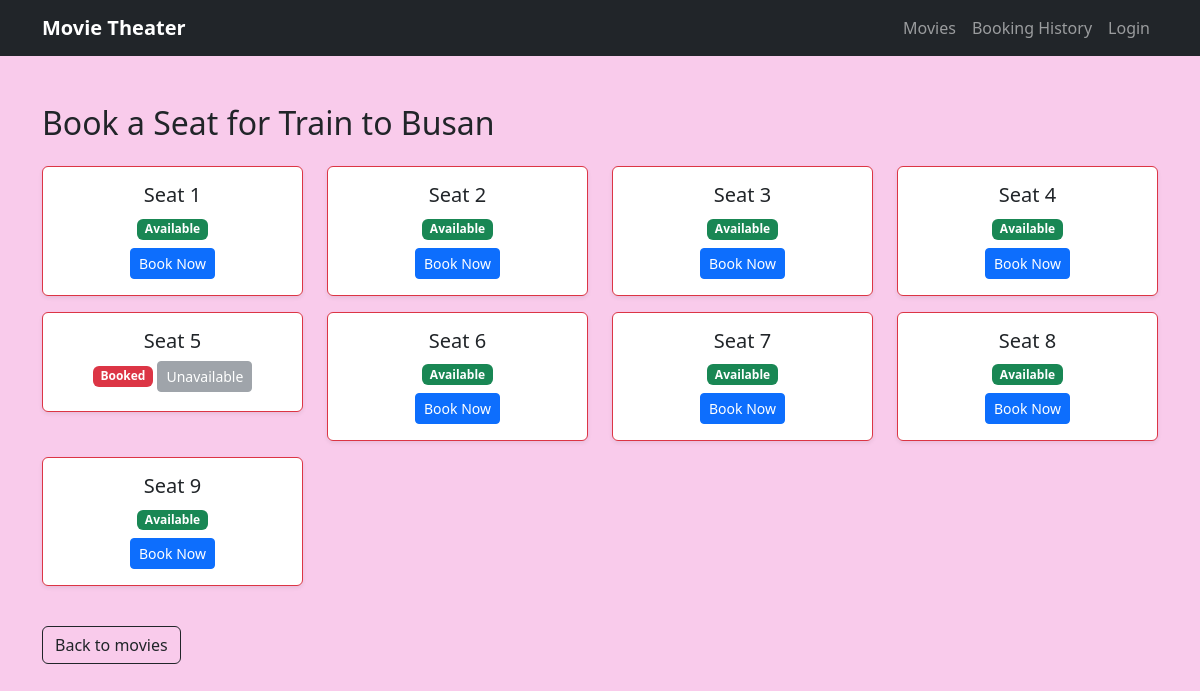
/book/2/, run on the app's committed database.
### bookings/models.py (models this page shows)
class Movie(models.Model):
    title = models.CharField(max_length=MAX_CHAR_LENGTH)
    description = models.TextField(max_length=MAX_CHAR_DESCRIPTION_LENGTH)
    release_date = models.DateField()
    duration = models.FloatField()

class Seat(models.Model):
    class BookingStatus(models.TextChoices):
        AVAILABLE = "Available", "Available"
        UNAVAILABLE = "Unavailable", "Unavailable"
    movie = models.ForeignKey(Movie, on_delete=models.CASCADE, related_name='seats')
    seat_num = models.IntegerField()
    booking_status = models.CharField(
        max_length=100,
        choices=BookingStatus.choices,
        default=BookingStatus.AVAILABLE
    )

### bookings/views.py (the view, shortened to what this page needs)
# urls.py: path('book/<int:movie_id>/', views.book_seat, name='book_seat'),
def book_seat(request, movie_id):
    movie = get_object_or_404(Movie, id=movie_id)
    seats = Seat.objects.filter(movie=movie)
    return render(request, "bookings/seat_booking.html", {"movie": movie, "seats": seats})

### bookings/templates/bookings/seat_booking.html (shortened to what this page needs)
{% extends "bookings/base.html" %}
{% block content %}
<h2 class="mb-4">Book a Seat for {{ movie.title }}</h2>
<div class="row">
    {% for seat in seats %}
        <div class="col-md-3 col-sm-4 col-6 mb-3">
            <div class="card text-center shadow-sm {% if seat.booking_status %} border-danger {% else %} border-success {% endif %}">
                <div class="card-body">
                    <h5 class="card-title">Seat {{ seat.seat_num }}</h5>
                    {% if seat.booking_status == "Unavailable" %}
                        <span class="badge bg-danger mb-2">Booked</span>
                        <button class="btn btn-secondary btn-sm" disabled>
                            Unavailable
                        </button>
                    {% else %}
                        <span class="badge bg-success mb-2">Available</span>
                        <form method="POST">
                            <button type="submit" class="btn btn-primary btn-sm">
                                Book Now
                            </button>
                        </form>
                    {% endif %}
                </div>
            </div>
        </div>
    {% empty %}
        <div class="col-12">
            <div class="alert alert-warning">
                No seats available for this movie
            </div>
        </div>
    {% endfor %}
</div>
<a href="/" class="btn btn-outline-dark mt-4">Back to movies</a>
{% endblock %}

### bookings/templates/bookings/base.html (style rules this page uses)
body { background-color: #f9cbeb; }

### data on the page
Movie: title "Train to Busan"
Seat: seat_num "1"
Seat: seat_num "2"
Seat: seat_num "3"
Seat: seat_num "4"
Seat: seat_num "5", booking_status "Booked"
Seat: seat_num "6"
Seat: seat_num "7"
Seat: seat_num "8"
Seat: seat_num "9"
